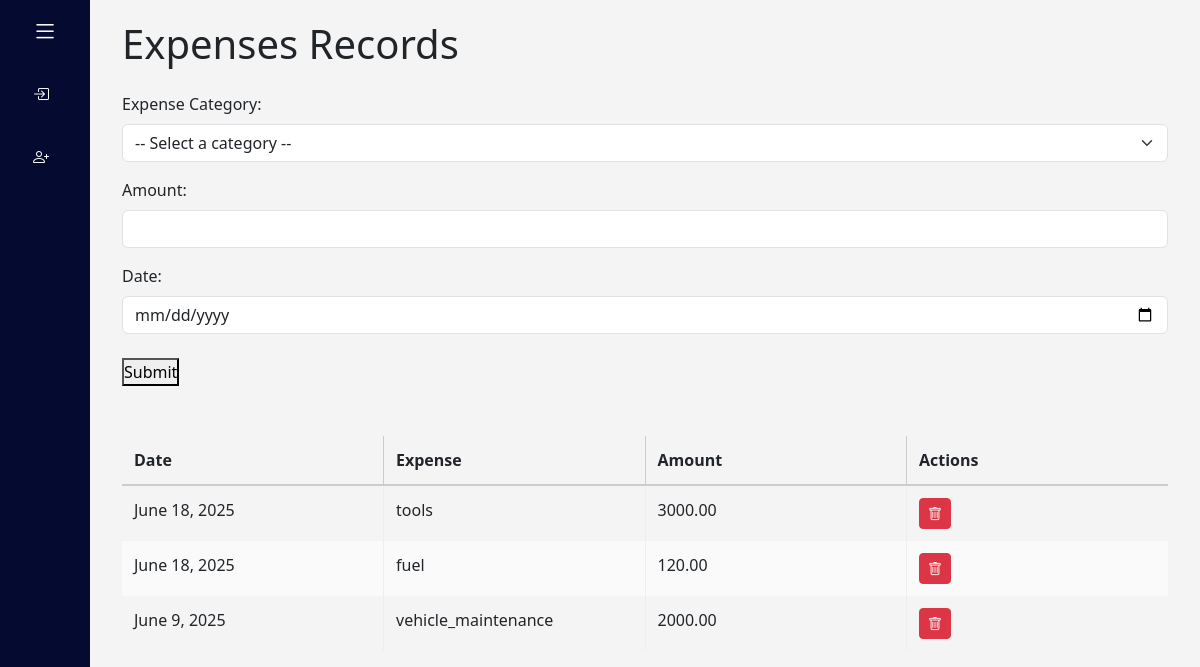
/add_expense, run on the app's committed database.
### bookkeeping/models.py (models this page shows, shortened)
class Expense(models.Model):
    user = models.ForeignKey(User, on_delete=models.CASCADE, related_name="expense")
    expense = models.CharField(max_length=20, blank=True)
    price = models.DecimalField(max_digits=10, decimal_places=2)
    expense_date = models.DateField(default=date.today)

### bookkeeping/views.py (the view, shortened to what this page needs)
# urls.py: path("add_expense", views.create_expense, name="add_expense"),
def create_expense(request):
    expenses = Expense.objects.all()
    return render(request,"bookkeeping/expense.html",{'expenses':expenses})

### bookkeeping/templates/bookkeeping/expense.html (shortened to what this page needs)
{% extends "bookkeeping/layout.html" %}
{% block body %}
  <h1 class="mb-4">Expenses Records</h1>
<form method="POST" action="{% url 'add_expense' %}">
    <div class="mb-3">
        <label for="expense_category" class="form-label">Expense Category:</label>
<select id="expense_category" name="expense_category" class="form-select">
  <option value="">-- Select a category --</option>
</select>
      </div>
   <div class="mb-3">
        <label for="client_name" class="form-label">Amount:</label>
        <input type="number" id="price" name="price" class="form-control" autocomplete="amount" value="">
      </div>
       <div class="mb-4">
      <label for="DateInput" class="form-label">Date:</label>
      <input type="date" name="date" autocomplete="off" id="DateInput" class="form-control" value="">
    </div>
  <button type="submit">Submit</button>
</form>
{% if expenses %}
<div class="Display">
    <table class="bids-table">
        <thead>
          <tr>
            <th>Date</th>
            <th>Expense</th>
            <th>Amount</th>
            <th>Actions</th>
          </tr>
        </thead>
        <tbody>
            {% for expense in expenses %}
          <tr>
            <td>{{expense.expense_date}}</td>
            <td>{{ expense.expense}}</td>
            <td>{{expense.price}}</td>
            <td>
              <a href="{% url 'expense_delete' expense.id %}" class="btn btn-sm btn-danger">
  <i class="bi bi-trash"></i>
</a>
            </td>
          </tr>
          {% endfor %}
        </tbody>
    </table>
</div>
{% else %}
<p>No Expenses Available</p>
{% endif %}
{% endblock %}

### bookkeeping/static/bookkeeping/styles.css (style rules this page uses)
* { margin: 0; padding: 0; box-sizing: border-box; font-family: 'Segoe UI', Tahoma, Geneva, Verdana, sans-serif; }
body { display: flex; height: 100vh; overflow: hidden; }
.bids-table { width: 100%; border-collapse: collapse; table-layout: fixed; }
.bids-table th, .bids-table td { padding: 12px; text-align: left; vertical-align: top; }
.bids-table thead tr { background-color: #f4f4f4; border-bottom: 2px solid #ccc; }
.bids-table tbody tr:nth-child(even) { background-color: #fafafa; }
.bids-table th { border-right: 1px solid #ccc; }
.bids-table td { border-right: 1px solid #eee; }
.bids-table th:last-child, .bids-table td:last-child { border-right: none; }
.Display { margin-top:50px; }

### data on the page
Expense: expense_date "June 18, 2025", expense "tools", price "3000.00"
Expense: expense_date "June 18, 2025", expense "fuel", price "120.00"
Expense: expense_date "June 9, 2025", expense "vehicle_maintenance", price "2000.00"
